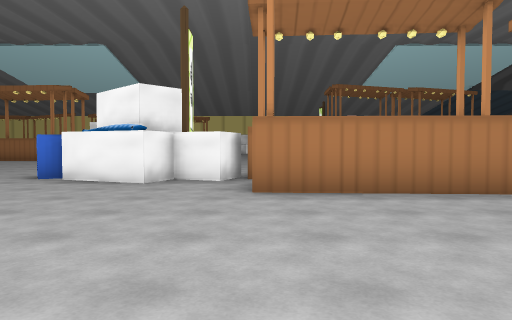
view 1 (above)

24 first-person views from a walk through a 3-D level made in the Unity game engine. The camera is 1.3 m above the floor, tilts 2° down and sees 70° across. The floor is counted in squares, 2 m on a side. Each view is taken from the middle of a square. On the plan, view 1 faces up. The plan holds only what a view shows up to about 11 squares ahead; the rest is blank. The place goes on beyond the plan. The player is left out.

view 2
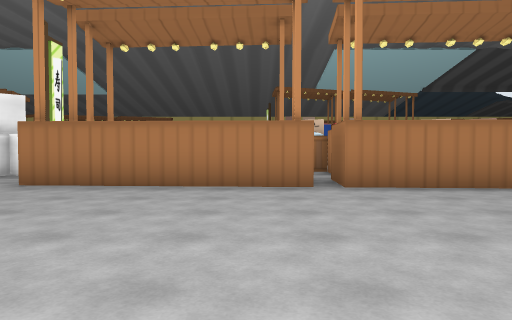

view 3
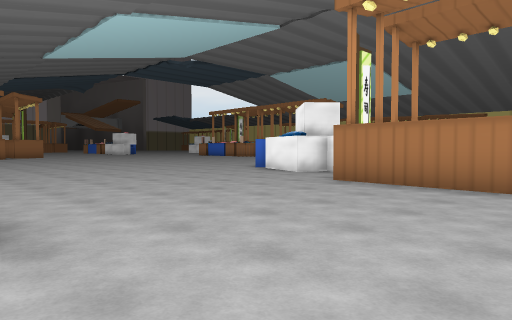

view 4
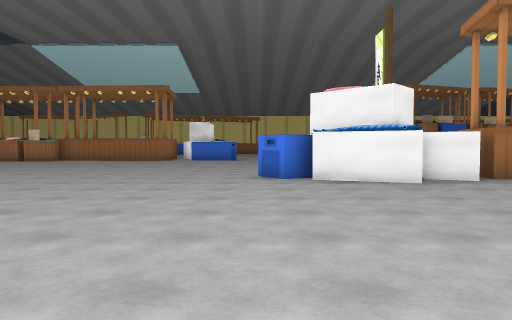

view 5
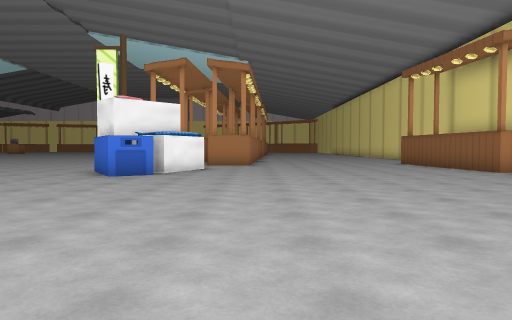

view 6
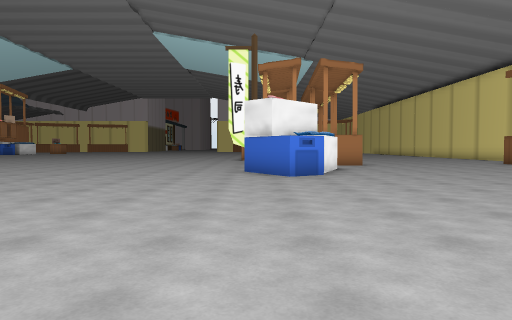

view 7
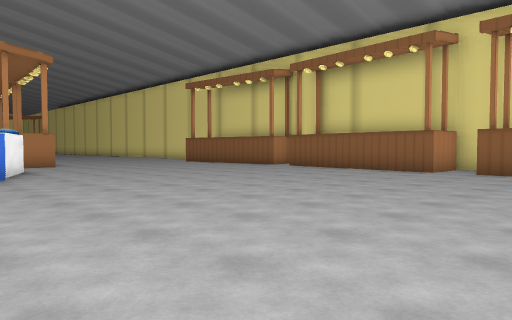

view 8
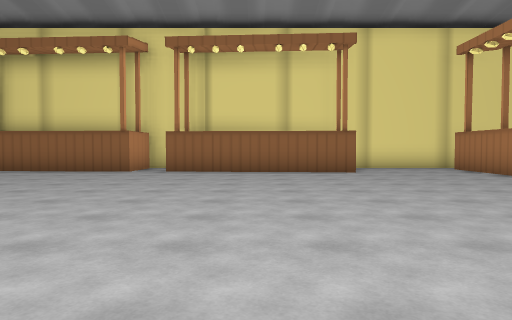

view 9
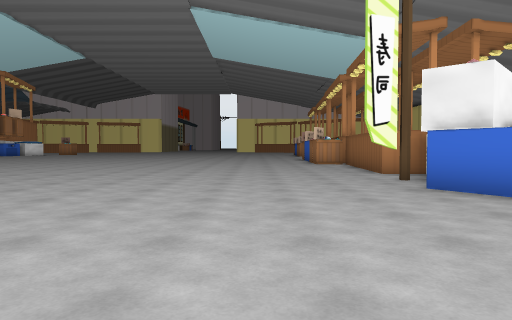

view 10
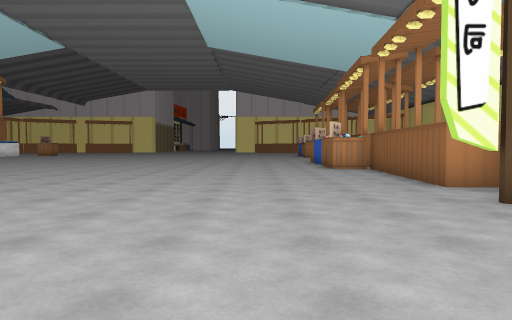

view 11
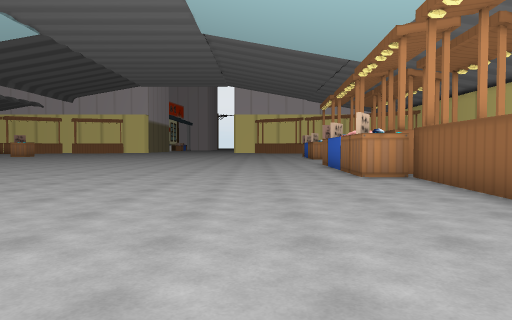

view 12
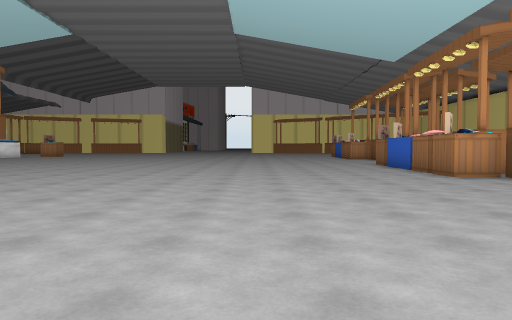

view 13
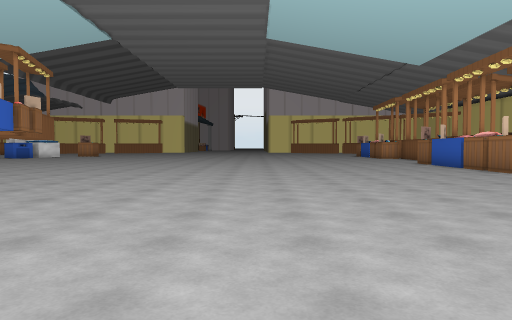

view 14
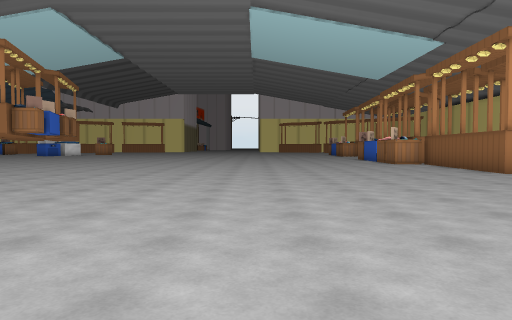

view 15
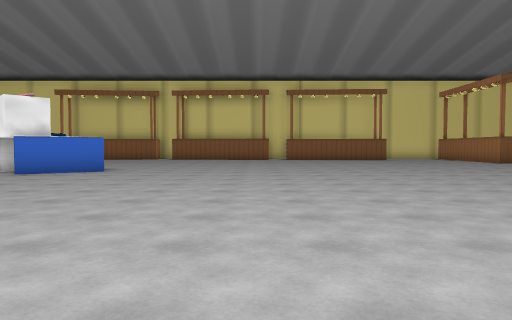

view 16
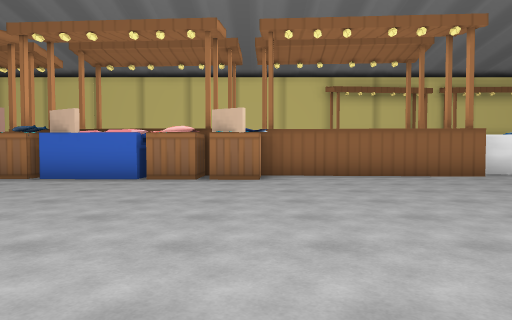

view 17
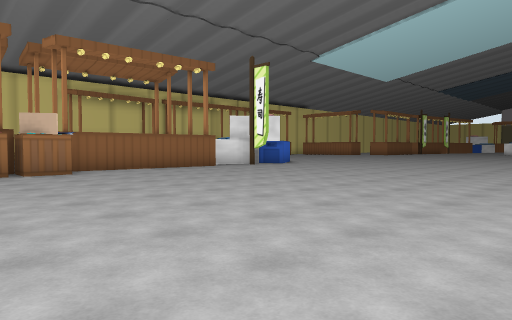

view 18
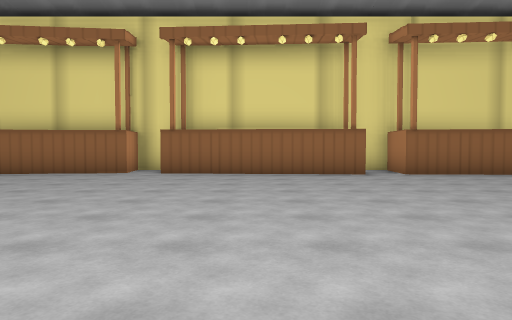

view 19
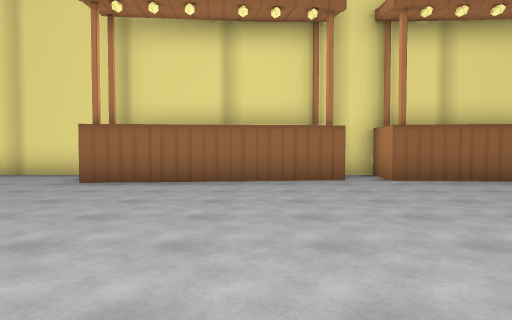

view 20
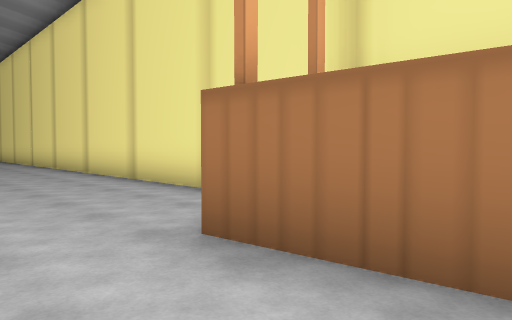

view 21
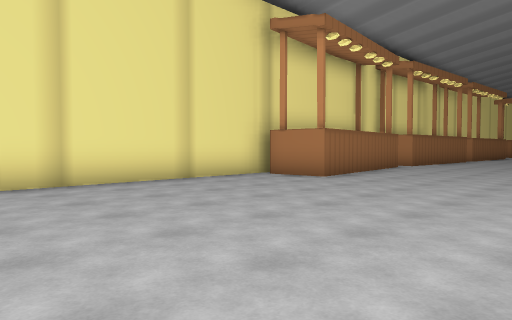

view 22
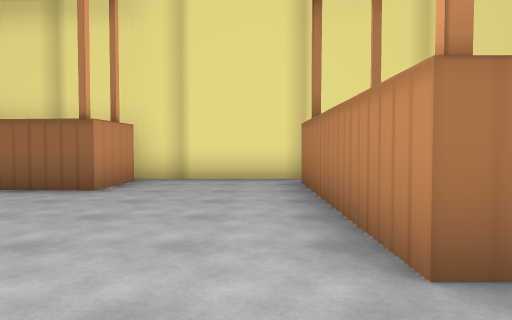

view 23
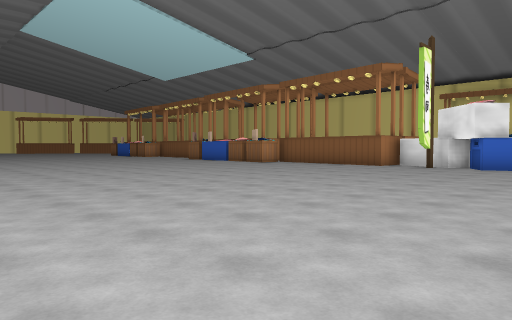

view 24
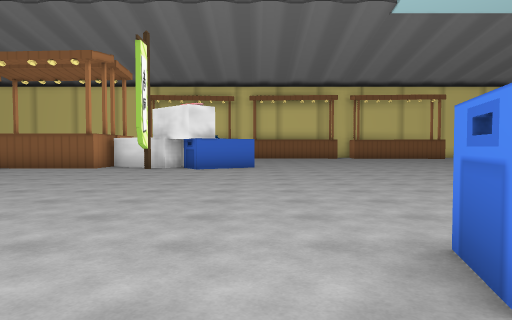

### Floor plan
Points are (right, up) in squares from view 1. A wall is a line through its corners. A room is listed if a view was taken in it or the views show most of it. See-through windows are left out.
Room 1 (views 1, 2, 3, 4, 5, 6, 7, 8, 9, 10, 11, 12, 13, 14, 15, 16, 17, 18, 19, 20, 21, 22, 23, 24)
walls: (-6, 18.6) (-6.3, 17.7); (-1.8, 9.1) (-1.8, 9.8); (-3.8, 7.8) (-4.4, 7.4) (-5, 8.3) (-3.3, 9.3) (-2.8, 8.6); (-0.2, 7.4) (-0.1, 8.9) (4.9, 8.6); (5.8, 7.9) (5.9, 8.4); (7.4, 9.6) (8.5, 9.6); (5, 4.9) (-0.1, 5.2); (8.1, 4.8) (5.4, 4.9); (-19.2, 3.3) (-18.8, 3.3) (-18.8, -1.8); (-10.9, -2.5) (-9.7, -2.5) (-9.6, -0.7) (-4.6, -1.1) (-4.7, -2.5) (-3.6, -2.5) (-3.8, -1.2) (1.2, -0.6) (1.4, -2.2); (1, -2.5) (8.5, -2.5); (-15.7, -2) (-15.6, -0.4) (-10.6, -0.7) (-10.7, -2.2); (-19, -2.5) (-15.5, -2.5)
objects: box (-3, 7) to (-2, 8); box (-1, 7) to (-1, 8); box (5, 9) to (6, 9); box (7, 9)

Positions as (right, up) in squares from view 1, and headings:
1: (0, 0), facing up
2: (4, -1), facing up
3: (4, -1), facing up-left
4: (-5, 0), facing up
5: (-13, 5), facing right
6: (-13, 9), facing right
7: (-13, 9), facing down-right
8: (-13, 9), facing down
9: (-9, 12), facing right
10: (-6, 12), facing right
11: (-3, 12), facing right
12: (-3, 14), facing right
13: (-4, 16), facing right
14: (-9, 15), facing right
15: (-9, 18), facing down
16: (5, 17), facing down
17: (8, 19), facing down-left
18: (-7, 8), facing down
19: (-2, 6), facing down
20: (-1, 1), facing down-right
21: (8, 4), facing down-left
22: (-18, 5), facing down
23: (-6, 21), facing down-right
24: (-5, 20), facing down
